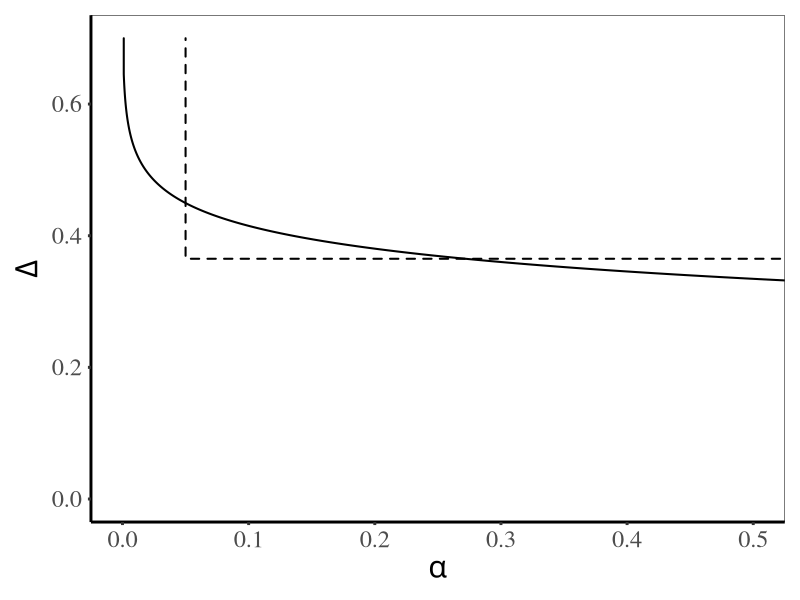

R code for this plot:
## ======================================================================
## Single-file script: B/W plot of equivalence curve and e-value curve
## Used for figure in introduction of Koobs and Koning (2026)
## Edit ONLY the cfg block.
## ======================================================================

suppressPackageStartupMessages(library(ggplot2))

# For the left pane in Figure 1, use the following settings below:
# plot_php = TRUE, swap_axes = TRUE,value_limits  = c(0, 0.5),    

# For the right pane in Figure 1, use the following settings below:
# plot_php = FALSE, swap_axes = FALSE,value_limits  = c(0, 50),  

# ---- 0) Easy parameters to tune ----
cfg <- list(
  # Model / experiment
  x      = .2,
  sigma  = .1,
  delta  = -.1,
  alpha  = 0.05,
  
  # Grid over mu
  mu_min  = 0,
  mu_max  = .7,
  mu_step = 0.001,
  
  # h curves (must be < 1; optionally add the h=1 limit curve)
  h_vec            = c(0.5),
  include_h1_limit = TRUE,
  
  # Capping (defaults to 1/alpha if NULL)
  caps   = c(1000),  # NULL, length 1, or length(h_vec)
  h1_cap = NULL,  # NULL -> 1/alpha
  
  # What to plot
  panel         = "capped",   # "root", "capped", "both"
  plot_php      = TRUE,     # TRUE: plot 1/e_mu ; FALSE: plot e_mu
  swap_axes     = TRUE,     # TRUE: x=value, y=mu ; FALSE: x=mu, y=value
  use_log_scale = FALSE,    # log10 on value axis
  value_limits  = c(0, 0.5),     # limits on value axis (x if swap_axes else y)
  log_floor     = 1e-6,     # display clamp (php/log)
  
  # Legend
  show_legend     = FALSE,   # TRUE / FALSE / "auto" (auto hides if only 1 h)
  legend_position = "bottom", # only used if show_legend resolves to TRUE
  legend_nrow     = 1,
  
  # Styling (paper-like B/W)
  base_size    = 22,
  base_family  = "serif",
  line_width   = 0.7,
  facet_labels = c(root = "Uncapped", capped = "Capped"),
  linetype_map = NULL,      # optional named vector, e.g. c("0"="solid","0.5"="dashed","1"="dotted")
  
  # Saving (optional)
  save_path = NULL,         # e.g. "fig_root.pdf"
  width     = 3.35,
  height    = 2.4,
  dpi       = 300
)

# ---- 1) Numerically-stable helpers ----
LOG_MAX <- log(.Machine$double.xmax)
LOG_MIN <- log(.Machine$double.xmin)

clamp <- function(x, lo, hi) pmin(pmax(x, lo), hi)

logspace_add <- function(a, b) {
  # returns log(exp(a)+exp(b)) stably, allowing -Inf
  m <- pmax(a, b)
  m + log(exp(a - m) + exp(b - m))
}

# ---- 2) Capped LR boost (stable: root finding in log space) ----
# Returns log(b_C) rather than b_C to avoid overflow.
compute_log_boost <- function(mu, sigma, k, C) {
  stopifnot(length(mu) == 1, is.finite(mu), mu >= 0)
  stopifnot(length(sigma) == 1, is.finite(sigma), sigma > 0)
  stopifnot(length(k) == 1, is.finite(k), k > 0)
  stopifnot(length(C) == 1, is.finite(C), C > 0)
  
  delta <- (k * mu) / sigma
  logC  <- log(C)
  
  # Solve lhs(z) = 1/C  <=>  log(lhs(z)) + log(C) = 0
  g <- function(z) {
    log_t1 <- (-delta * (z - delta / 2)) + pnorm(z - delta, log.p = TRUE)
    log_t2 <- pnorm(z, lower.tail = FALSE, log.p = TRUE)  # log(1 - Phi(z))
    log_lhs <- logspace_add(log_t1, log_t2)
    log_lhs + logC
  }
  
  # Bracket root
  lower <- -10
  upper <-  10
  it <- 0
  while (g(lower) * g(upper) > 0 && it < 30) {
    lower <- lower * 1.5
    upper <- upper * 1.5
    it <- it + 1
  }
  if (g(lower) * g(upper) > 0) stop("compute_log_boost: failed to bracket root (try different parameters).")
  
  z_sol <- uniroot(g, lower = lower, upper = upper)$root
  
  # log(b_C) = log(C) - delta*(z - delta/2)
  log_b <- logC - delta * (z_sol - delta / 2)
  log_b
}

# ---- 3) Root family in log space ----
log_e_root_mu_h <- function(x, mu_vec, h, delta, sigma) {
  stopifnot(h < 1)
  dnorm(x, mean = mu_vec + delta / (1 - h), sd = sigma, log = TRUE) -
    dnorm(x, mean = mu_vec, sd = sigma, log = TRUE)
}

# ---- 4) Data builder (short, stable) ----
make_data <- function(cfg) {
  stopifnot(is.finite(cfg$x), length(cfg$x) == 1)
  stopifnot(is.finite(cfg$sigma), cfg$sigma > 0)
  stopifnot(is.finite(cfg$alpha), cfg$alpha > 0, cfg$alpha < 1)
  stopifnot(is.finite(cfg$delta), cfg$delta != 0)
  stopifnot(is.numeric(cfg$h_vec), length(cfg$h_vec) >= 1, all(is.finite(cfg$h_vec)), all(cfg$h_vec < 1))
  stopifnot(cfg$mu_min <= cfg$mu_max, cfg$mu_step > 0)
  
  mu_grid <- seq(cfg$mu_min, cfg$mu_max, by = cfg$mu_step)
  if (length(mu_grid) == 0) stop("Empty mu grid. Check mu_min/mu_max/mu_step.")
  
  default_cap <- 1 / cfg$alpha
  caps <- cfg$caps
  if (is.null(caps)) {
    caps <- rep(default_cap, length(cfg$h_vec))
  } else if (length(caps) == 1) {
    caps <- rep(as.numeric(caps), length(cfg$h_vec))
  } else {
    stopifnot(length(caps) == length(cfg$h_vec))
    caps <- as.numeric(caps)
  }
  h1_cap <- if (is.null(cfg$h1_cap)) default_cap else as.numeric(cfg$h1_cap)
  
  # Precompute log-boost per h (mu for boost is abs(delta), matching your earlier setup)
  log_boosts <- mapply(
    function(h, cap) compute_log_boost(mu = abs(cfg$delta), sigma = cfg$sigma, k = 1 / (1 - h), C = cap),
    h = cfg$h_vec, cap = caps
  )
  stopifnot(all(is.finite(log_boosts)))
  
  # Build root + capped
  root_list <- vector("list", length(cfg$h_vec))
  cap_list  <- vector("list", length(cfg$h_vec))
  
  for (i in seq_along(cfg$h_vec)) {
    h   <- cfg$h_vec[i]
    cap <- caps[i]
    logb <- log_boosts[i]
    
    log_e_root <- log_e_root_mu_h(cfg$x, mu_grid, h, cfg$delta, cfg$sigma)
    
    # Root (finite via clamping)
    e_root <- exp(clamp(log_e_root, LOG_MIN, LOG_MAX))
    root_list[[i]] <- data.frame(mu = mu_grid, h = h, family = "root", e_value = e_root)
    
    # Capped: log(e) = min(logb + log_e_root, log(cap)), then exp safely
    log_e_cap <- pmin(logb + log_e_root, log(cap))
    e_cap <- exp(clamp(log_e_cap, LOG_MIN, LOG_MAX))
    cap_list[[i]] <- data.frame(mu = mu_grid, h = h, family = "capped", e_value = e_cap)
  }
  
  out <- rbind(do.call(rbind, root_list), do.call(rbind, cap_list))
  
  # Optional h=1 limit curve (step function)
  if (isTRUE(cfg$include_h1_limit)) {
    indicator <- if (cfg$delta > 0) {
      as.numeric(cfg$x > qnorm(1 - cfg$alpha, mean = mu_grid, sd = cfg$sigma))
    } else {
      as.numeric(cfg$x < qnorm(cfg$alpha, mean = mu_grid, sd = cfg$sigma))
    }
    out <- rbind(out, data.frame(mu = mu_grid, h = 1, family = "capped", e_value = h1_cap * indicator))
  }
  
  stopifnot(all(is.finite(out$e_value)))
  stopifnot(all(out$e_value >= 0))
  out
}

# ---- 5) Plot builder (paper B/W) ----
paper_theme <- function(cfg) {
  theme_classic(base_size = cfg$base_size, base_family = cfg$base_family) +
    theme(
      panel.border = element_rect(color = "black", fill = NA, linewidth = 0.35),
      axis.ticks.length = grid::unit(2.2, "pt"),
      axis.title = element_text(margin = margin(t = 6, r = 6)),
      legend.position = cfg$legend_position,
      legend.title = element_text(face = "plain"),
      legend.key.width = grid::unit(1.6, "cm"),
      strip.background = element_blank(),
      strip.text = element_text(face = "plain")
    )
}

bw_linetypes <- function(n) {
  types <- c("solid", "dashed", "dotdash", "dotted", "twodash", "longdash")
  rep(types, length.out = n)
}

make_plot <- function(df, cfg) {
  # panel selection
  if (cfg$panel != "both") df <- df[df$family == cfg$panel, , drop = FALSE]
  
  df$family <- factor(df$family, levels = c("root", "capped"))
  
  # Stable ordering for h (numeric sort if possible)
  h_chr <- as.character(df$h)
  h_num <- suppressWarnings(as.numeric(unique(h_chr)))
  if (!any(is.na(h_num))) {
    df$h <- factor(h_chr, levels = as.character(sort(unique(as.numeric(h_chr)))))
  } else {
    df$h <- factor(h_chr, levels = sort(unique(h_chr)))
  }
  
  show_leg <- cfg$show_legend
  if (identical(show_leg, "auto")) show_leg <- (nlevels(df$h) > 1)
  
  # Value transform for plotting (display clamp)
  e_plot <- pmax(df$e_value, cfg$log_floor)
  value  <- if (isTRUE(cfg$plot_php)) 1 / e_plot else if (isTRUE(cfg$use_log_scale)) e_plot else df$e_value
  df$x_plot <- if (isTRUE(cfg$swap_axes)) value else df$mu
  df$y_plot <- if (isTRUE(cfg$swap_axes)) df$mu else value
  
  value_lab <- if (isTRUE(cfg$plot_php)) expression(alpha) else expression(epsilon[Delta])
  x_lab <- if (isTRUE(cfg$swap_axes)) value_lab else expression(Delta)
  y_lab <- if (isTRUE(cfg$swap_axes)) expression(Delta) else value_lab
  
  hs <- levels(df$h)
  if (!is.null(cfg$linetype_map)) {
    lt <- cfg$linetype_map
    miss <- setdiff(hs, names(lt))
    if (length(miss) > 0) {
      fill <- bw_linetypes(length(miss)); names(fill) <- miss
      lt <- c(lt, fill)
    }
    lt <- lt[hs]
  } else {
    lt <- setNames(bw_linetypes(length(hs)), hs)
  }
  
  p <- ggplot(df, aes(x = x_plot, y = y_plot, linetype = h, group = h)) +
    geom_path(color = "black", linewidth = cfg$line_width, lineend = "round") +
    scale_linetype_manual(values = lt) +
    labs(x = x_lab, y = y_lab, linetype = expression(h), title = NULL, subtitle = NULL, caption = NULL) +
    guides(linetype = if (isTRUE(show_leg)) guide_legend(nrow = cfg$legend_nrow, byrow = TRUE) else "none") +
    paper_theme(cfg)
  
  if (!isTRUE(show_leg)) p <- p + theme(legend.position = "none")
  
  if (cfg$panel == "both") {
    p <- p + facet_grid(family ~ ., switch = "y", labeller = as_labeller(cfg$facet_labels))
  }
  
  # reference line at value=1
  # if (isTRUE(cfg$swap_axes)) {
  #   p <- p + geom_vline(xintercept = 1, linetype = "dashed", linewidth = 0.35, color = "black")
  # } else {
  #   p <- p + geom_hline(yintercept = 1, linetype = "dashed", linewidth = 0.35, color = "black")
  # }
  
  # log scale on value axis
  if (isTRUE(cfg$use_log_scale)) {
    if (isTRUE(cfg$swap_axes)) p <- p + scale_x_log10() else p <- p + scale_y_log10()
  }
  
  # limits on value axis
  if (!is.null(cfg$value_limits)) {
    if (isTRUE(cfg$swap_axes)) p <- p + coord_cartesian(xlim = cfg$value_limits)
    else p <- p + coord_cartesian(ylim = cfg$value_limits)
  }
  
  p
}

# ---- 6) Run ----
df <- make_data(cfg)
p  <- make_plot(df, cfg)
print(p)

if (!is.null(cfg$save_path)) {
  ggsave(
    filename = cfg$save_path,
    plot = p,
    width = cfg$width,
    height = cfg$height,
    dpi = cfg$dpi,
    device = if (grepl("\\.pdf$", cfg$save_path, ignore.case = TRUE)) grDevices::cairo_pdf else NULL
  )
}
